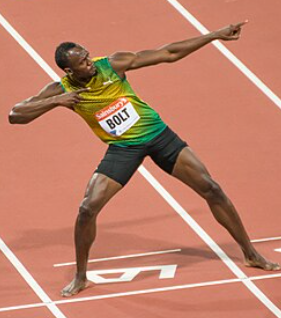
#> input picture vision/Corner Detection/shi_tomashi/img.png, 281 x 318 px
$ python main.py
#> lines starting #> are read from the running program, lines starting #| are printed output that depends on the picture; after the words box and inside, x2 and y2 are one past the last pixel; in counts of white or black regions, pixels touching at a corner belong together
import cv2
import numpy as np
import matplotlib.pyplot as plt


def find_corners(name):
#> called with name = 'img.png'
    img = cv2.imread(name)
#> img is the input picture: shape (318, 281, 3); mean B, G, R 106, 129.3, 190.5
    gray = cv2.cvtColor(img,cv2.COLOR_BGR2GRAY)
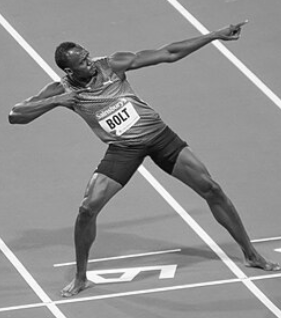
#> gray: shape (318, 281); min 3, max 254, mean 145

    #you can test out various values as parameters for the below functions
    corners = cv2.goodFeaturesToTrack(gray, 100, 0.20, 10)
#> corners = 33 rows, first 8: [122, 111], [106, 121], [116, 125], [109, 144], [103, 83], [75, 263], [9, 116], [125, 72]
    print("default", corners)
#> (printed output is left out)
    corners = np.intp(corners)
    print("after processing", corners)
#> (printed output is left out)
    for i in corners:
        x,y = i.ravel()
        cv2.circle(img,(x,y),6,255,2)
#> this loop made 33 passes
#> (x, y) on passes 1 to 12: (122, 111), (106, 121), (116, 125), (109, 144), (103, 83), (75, 263), (9, 116), (125, 72), (87, 88), (251, 240), (187, 145), (176, 265)
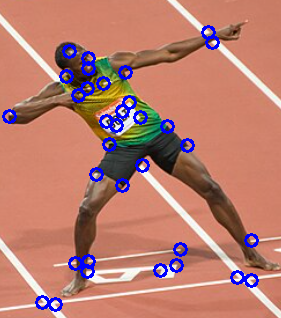
#> img: shape (318, 281, 3); 3.98% of pixels changed, all inside (x1, y1, x2, y2) = (2, 25, 259, 312)
    plt.imshow(img)
    plt.show()


find_corners('img.png')
find_corners('chess.png')
#> call 2 of find_corners, with name = 'chess.png'
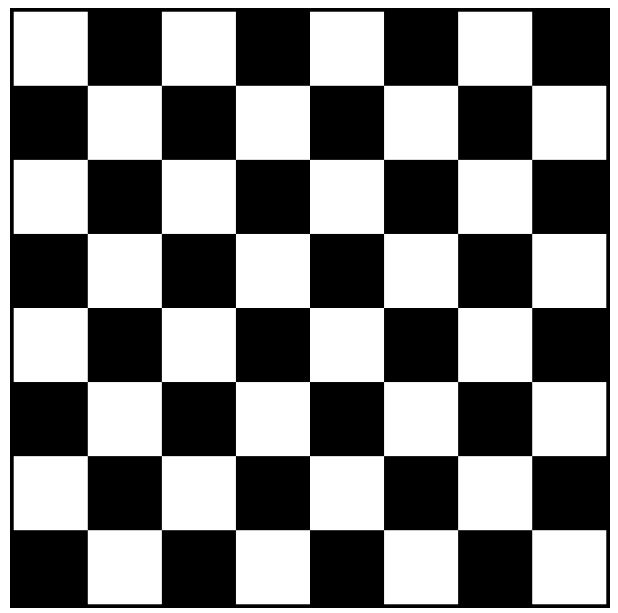
#> input picture vision/Corner Detection/shi_tomashi/chess.png, 618 x 613 px
#> in find_corners, img is the input picture: shape (613, 618, 3); mean B, G, R 130.8, 130.8, 130.8
#> in find_corners (call 2), `corners = cv2.goodFeaturesToTrack(gray, 100, 0.20, 10)`: corners = 81 rows, first 8: [310, 308], [310, 381], [309, 234], [383, 308], [236, 307], [383, 381], [236, 234], [236, 381]
#> (printed output is left out)
#> (printed output is left out)
#> the loop in find_corners (call 2), `for i in corners:` made 81 passes
#> (x, y) on passes 1 to 12: (310, 308), (310, 381), (309, 234), (383, 308), (236, 307), (383, 381), (236, 234), (236, 381), (383, 234), (309, 455), (310, 160), (161, 308)
#> after the loop in find_corners (call 2), `for i in corners:`:
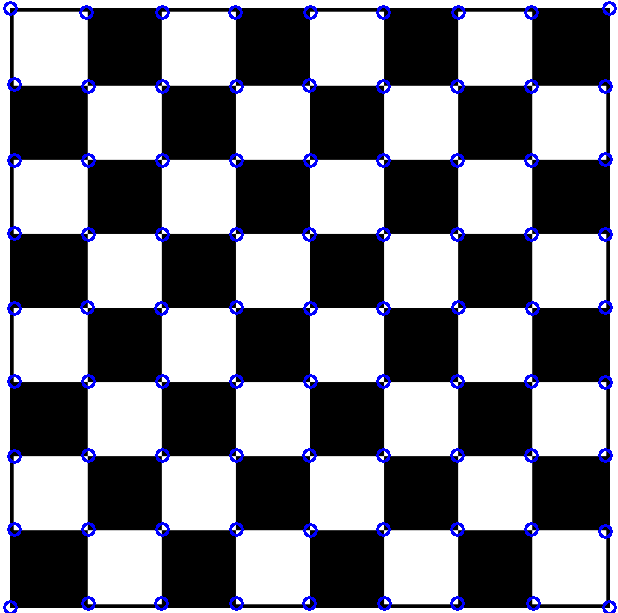
#> img: shape (613, 618, 3); 2.39% of pixels changed, all inside (x1, y1, x2, y2) = (3, 1, 617, 613)
